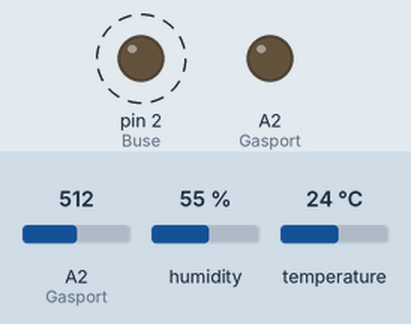
Recording of a sketch running on a simulated Arduino Uno, built with avr-gcc and run on an emulated ATmega328P. Parts: output pins drawn as LEDs (lit = HIGH). Dashed ring = blinking. The test bench sets the inputs (shaded band); at power-on: A2 (Gasport) = 512, humidity 55 %, temperature 24 °C.

Above: at 4.2 s.
5.3 s: A2 (Gasport) set to 53
11.1 s: A2 (Gasport) set to 48
At 12.2 s:
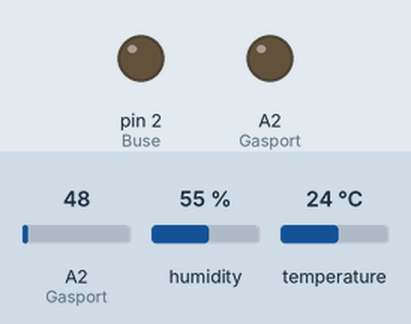
12.6 s: A2 (Gasport) set to 122
At 16.6 s:
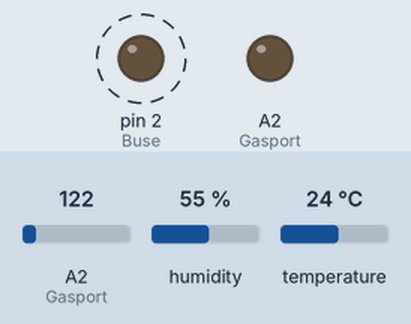
16.7 s: A2 (Gasport) set to 40
At 17.4 s:
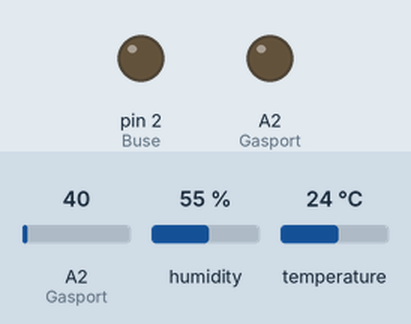
Timing chart, 0 to 19.2 s (numbered marks = the images above; inputs shaded):
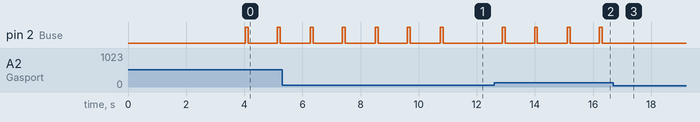

The sketch:

project.ino
```cpp
#include <SoftwareSerial.h>
#include <DHT.h>
#define RxD 6
#define TxD 7
#define DHTport A0
#define Gasport A2
#define Buse 2

DHT myDHT(DHTport,DHT11);
SoftwareSerial bt(RxD,TxD);

void setup()
{
  pinMode(Buse, OUTPUT);
  Serial.begin(9600);
  pinMode(Gasport, OUTPUT);
  bt.begin(38400);
  myDHT.begin();
  bt.print("\r\n+STWMOD=0\r\n");
  delay(2000);
  bt.print("\r\n+INQ=1\r\n");
  delay(2000);
  bt.flush();
}

void loop()
{
  float tempa = myDHT.readTemperature();
  float Humia = myDHT.readHumidity();
  int gas = analogRead(Gasport);

  bt.print("Value" + String(tempa));
  bt.print(String(Humia));
  if (gas <50){
    bt.print("정상");
  }
  if (gas >50){
    bt.print("위험");
    digitalWrite(2, HIGH);
    delay(100);
    digitalWrite(2, LOW);
  }

  //Serial.println("온도" + String(tempa));
  //Serial.println("습도" + String(Humia));
  //Serial.println("가스" + String(gas));
  delay(1000);
}
```

Measured:
- the behaviour switches between 51 and 50 on A2 (Gasport) (found by bisection; images 0 and 1)
- after the input at 11.1 s, pin 2 (Buse): stays LOW (without the input it goes to HIGH after 0.75 s)
- after the input at 12.6 s, pin 2 (Buse): alternates HIGH for 0.10 s and LOW for 1.0 s, starting after 0.28 s
- after the input at 16.7 s, pin 2 (Buse): stops changing and stays LOW
- by itself, pin 2 (Buse): alternates HIGH for 0.10 s and LOW for 1.0 s
